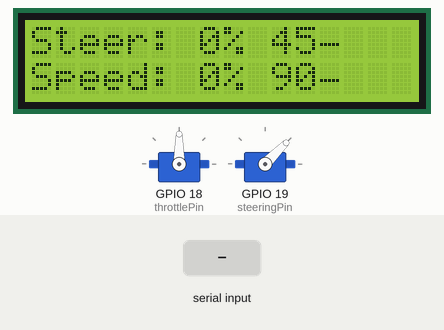
Simulated run of this sketch. Board: ESP32. Shown: 2 × servo, 16×2 character LCD. The inputs (shaded band) are chosen by the test bench. WiFi joins after 1.5 s; servers stay silent unless stated; what the sketch prints to the serial monitor is not drawn.

Above: at 2.7 s.
2.8 s: "steering" received over Serial
Timing chart, 0 to 5.8 s (numbered marks = the images above; inputs shaded):
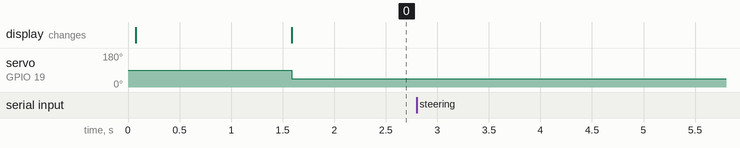

The sketch:

car.ino
```cpp
#include <Servo.h>

#include <WiFi.h>

#include "Arduino.h"

#include <ESPmDNS.h>

#include <ArduinoJson.h>
#include <LiquidCrystal.h>

// rs, enable, d4, d5, d6, d7
LiquidCrystal lcd(27, 26, 25, 33, 32, 17);

Servo throttleMotor, steeringMotor;

static const int throttlePin = 18; // 26
static const int steeringPin = 19; // 25

const char* ssid = "AutoDen";
const char* password = "autoden17";
const char * hostName = "esp-autoden";

void setup() {
  Serial.begin(115200);
  while (!Serial) {
    // wait serial port initialization
  }
  Serial.setDebugOutput(true);

  throttleMotor.attach(throttlePin);
  steeringMotor.attach(steeringPin);

  // set up the LCD's number of rows and columns:
  lcd.begin(16, 2);
  // Print a message to the LCD.

  delay(10);

  Serial.println();
  Serial.println();
  Serial.print("Connecting to ");
  Serial.println(ssid);

  lcd.print("Wifi connecting");

  //WiFi.setHostname(hostName);
  //WiFi.mode(WIFI_AP_STA);
  //WiFi.softAP(hostName);
  WiFi.begin(ssid, password);

  while (WiFi.status() != WL_CONNECTED) {
    delay(500);
    Serial.print(".");
  }

  lcd.clear();
  lcd.setCursor(0, 1);

  setSteering(0);
  setSpeed(0);

  Serial.println("");
  Serial.println("WiFi connected");
  Serial.println("IP address: ");
  Serial.println(WiFi.localIP());

  MDNS.addService("http", "tcp", 80);
}

void writeLine(int row, String text) {
  Serial.println(text);
  lcd.setCursor(0, row);
  lcd.print("                ");
  lcd.setCursor(0, row);
  lcd.print(text);
}

void setSteering(int angle) {
  int degrees = (angle + 100) / ((double) 200 / 90);
  writeLine(0, String("Steer: ") + angle + String("% ") + degrees + String("\xB0"));
  steeringMotor.write(degrees);
}

void setSpeed(int speed) {
  int degrees = (speed + 100) / ((double) 200 / 180);
  writeLine(1, String("Speed: ") + speed + String("% ") + degrees + String("\xB0"));
  throttleMotor.write(degrees);
}

void loop() {
  if (Serial.available() > 0) {
    // If the JSON object is more complex, you need to increase this value.
    StaticJsonBuffer<200> jsonBuffer;

    JsonObject& json = jsonBuffer.parse(Serial);

    json.printTo(Serial);
    Serial.println();

    if (!json.success()) {
      Serial.println("Unable to parse JSON!");
      return;
    }

    const String type = json["type"];
    if (type == "steering") {
      setSteering(json["angle"]);
    } else if (type == "throttle") {
      setSpeed(json["speed"]);
    } else {
      Serial.println(String("Unknown message type '") + type + String("'"));
    }
  }
}
```

Measured:
- after the input at 2.8 s, every drawn part: stays the same
